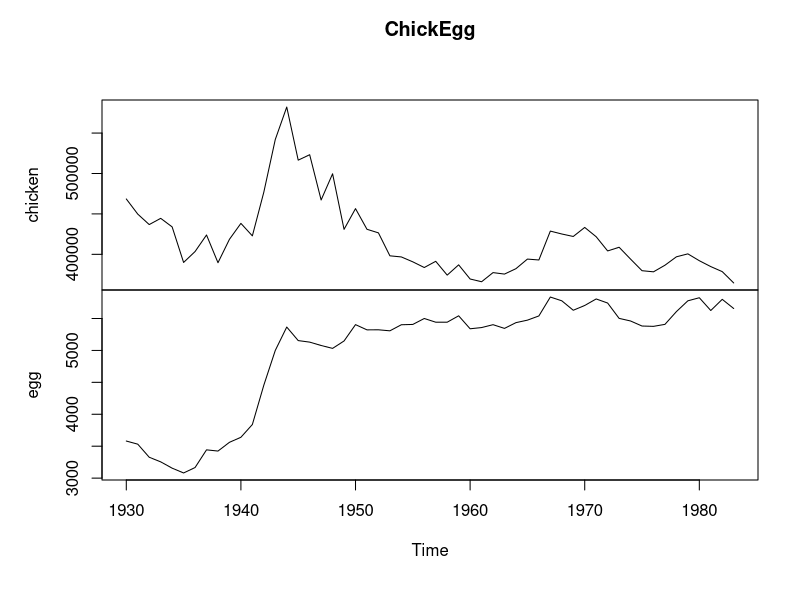

Reproduce this figure in R.
library(lmtest)
## Which came first: the chicken or the egg?
data(ChickEgg)

plot(ChickEgg)


grangertest(egg ~ chicken, order = 3, data = ChickEgg)
grangertest(chicken ~ egg, order = 3, data = ChickEgg)
